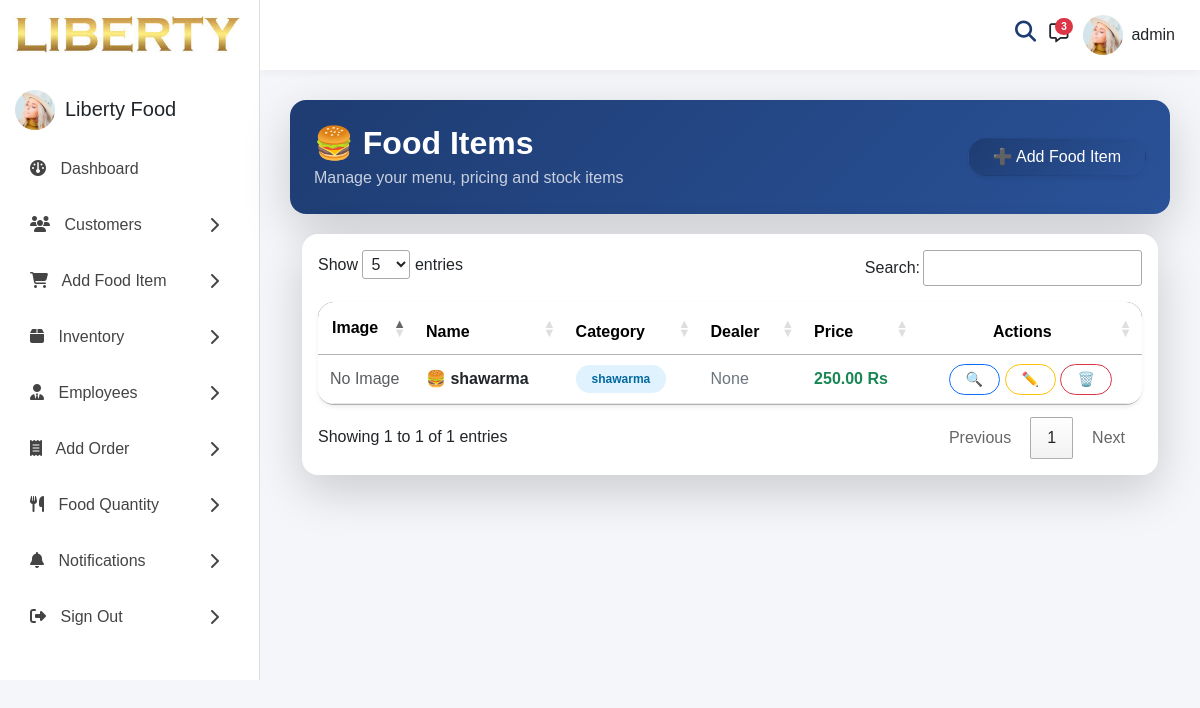
Before: /foods/ (signed in) with the older database file.
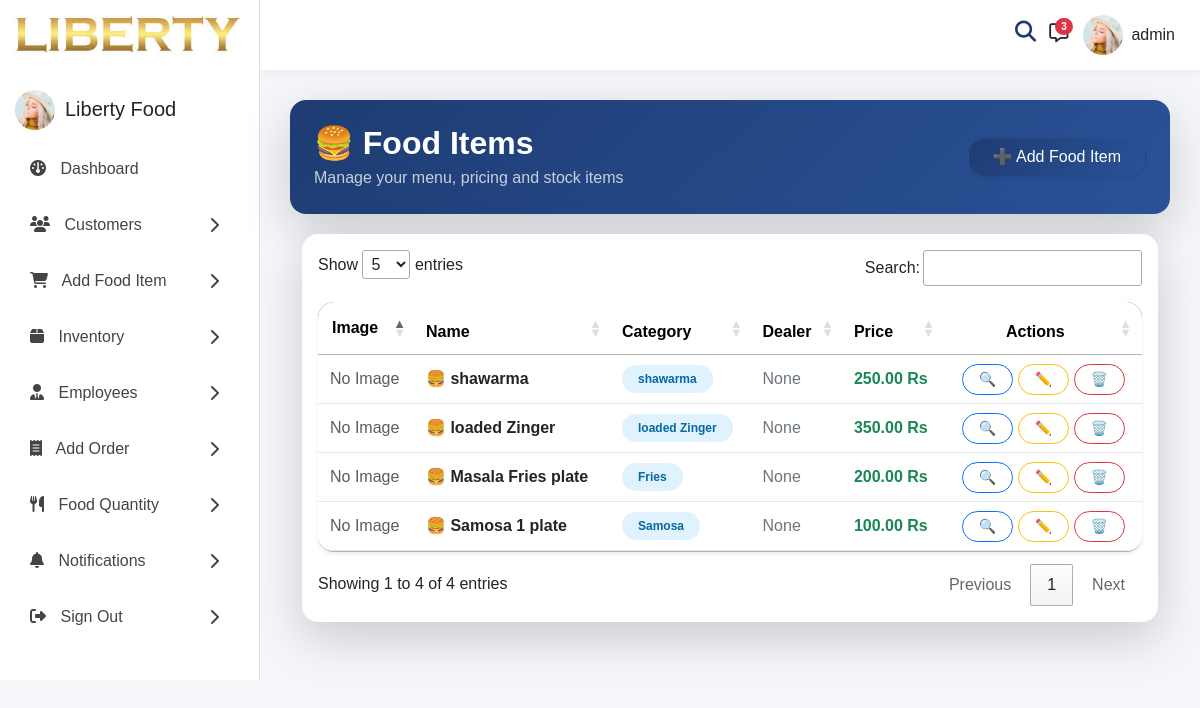
After: the same page with the newer database file.
### core_app/models.py (models this page shows, shortened)
class FoodItem(models.Model):
    name = models.CharField(max_length=100)
    description = models.TextField()
    price = models.DecimalField(max_digits=8, decimal_places=2, blank=True)
    category = models.ForeignKey(Category, on_delete=models.CASCADE)
    dealer = models.ForeignKey(Dealer, on_delete=models.SET_NULL, null=True, blank=True)
    image = models.ImageField(upload_to="food_images/", null=True, blank=True)
    quantity = models.PositiveIntegerField(default=0)
    created_at = models.DateTimeField(auto_now_add=True)
    total_sold = models.PositiveIntegerField(default=0)

class Category(models.Model):
    name = models.CharField(max_length=200)
    image = models.ImageField(upload_to='categories/', null=True, blank=True)
    status = models.BooleanField(default=True)

### accounts/decoraters.py (the view)
    def wrapper(request, *args, **kwargs):
        if request.user.is_authenticated:
            if request.user.role in [
                'admin',
                'manager',
                'employee'
            ]:
                return view_func(request, *args, **kwargs)
        return redirect('login')

### accounts/decoraters.py (called while the page is built)
def employee_required(view_func):
    def wrapper(request, *args, **kwargs):
        if request.user.is_authenticated:
            if request.user.role in [
                'admin',
                'manager',
                'employee'
            ]:
                return view_func(request, *args, **kwargs)
        return redirect('login')
    return wrapper

### core_app/views.py (called while the page is built)
@employee_required
def fooditem_list(request):
    return render(request, "fooditem_list.html", {
        "items": FoodItem.objects.all()
    })

### templates/fooditem_list.html (shortened to what the changed rows need)
{% extends "base.html" %}
{% load static %}
{% block content %}
<div class="card border-0 shadow-lg rounded-4 overflow-hidden">
     <div class="p-4 text-white" style="background: linear-gradient(135deg, #1e3c72, #2a5298);">
          <div class="d-flex justify-content-between align-items-center flex-wrap">
               <div>
                    <h2 class="fw-bold mb-1">
                         🍔 Food Items
                    </h2>
               </div>
          </div>
     </div>
</div>
<div class="container-fluid" style="margin-top: 20px;">
     <div class="card border-0 shadow-lg rounded-4">
          <div class="card-body">
               <div class="table-responsive" style="overflow-x: unset;">
                    <table id="foodTable"
                         class="table table-hover align-middle bg-white shadow-sm rounded-4 overflow-hidden">
                         <thead>
                              <tr style="background: #1e3c72; color: white;">
                                   <th style="width:70px; padding:14px;">Image</th>
                                   <th>Name</th>
                                   <th>Category</th>
                                   <th>Dealer</th>
                                   <th>Price</th>
                                   <th class="text-center">Actions</th>
                              </tr>
                         </thead>
                         <tbody>
                              {% for item in items %}
                              <tr style="border-bottom: 1px solid #e5e7eb;">
                                   <td style="padding:12px;">
                                        {% if item.image %}
                                        <img src="{{ item.image.url }}" style="width:55px; height:55px; object-fit:cover; border-radius:10px;
                      border:1px solid #ddd;">
                                        {% else %}
                                        <span class="text-muted">No Image</span>
                                        {% endif %}
                                   </td>
                                   <td class="fw-semibold text-dark">
                                        🍔 {{ item.name }}
                                   </td>
                                   <td>
                                        <span class="badge rounded-pill px-3 py-2"
                                             style="background:#e0f2fe; color:#0369a1;">
                                             {{ item.category.name }}
                                        </span>
                                   </td>
                                   <td class="text-secondary">
                                        {{ item.dealer }}
                                   </td>
                                   <td class="fw-bold text-success">
                                        {{ item.price }} Rs
                                   </td>
                                   <td class="text-center">
                                        <a href="{% url 'fooditem_detail' item.id %}"
                                             class="btn btn-sm btn-outline-primary rounded-pill px-3">
                                             🔍
                                        </a>
                                        <a href="{% url 'fooditem_edit' item.id %}"
                                             class="btn btn-sm btn-outline-warning rounded-pill px-3">
                                             ✏️
                                        </a>
                                        <a href="{% url 'fooditem_delete' item.id %}"
                                             class="btn btn-sm btn-outline-danger rounded-pill px-3">
                                             🗑️
                                        </a>
                                   </td>
                              </tr>
                              {% empty %}
                              <tr>
                                   <td colspan="6" class="text-center text-muted py-4">
                                        🚫 No food items found
                                   </td>
                              </tr>
                              {% endfor %}
                         </tbody>
                    </table>
               </div>
          </div>
     </div>
</div>
<link rel="stylesheet" href="https://cdn.datatables.net/1.13.6/css/jquery.dataTables.min.css">
<link rel="stylesheet" href="https://cdn.datatables.net/buttons/2.4.2/css/buttons.dataTables.min.css">
{% endblock %}

Changed rows visible on the page:
added FoodItem: image "No Image", name "loaded Zinger", category.name "loaded Zinger", dealer "None", price "350.00"
added FoodItem: image "No Image", name "Masala Fries plate", category.name "Fries", dealer "None", price "200.00"
added FoodItem: image "No Image", name "Samosa 1 plate", category.name "Samosa", dealer "None", price "100.00"
Other visible differences:
text written by a page script: "Show entries Search: Showing 1 to 1 of 1 entries Previous 1 Next" → "Show entries Search: Showing 1 to 4 of 4 entries Previous 1 Next"
